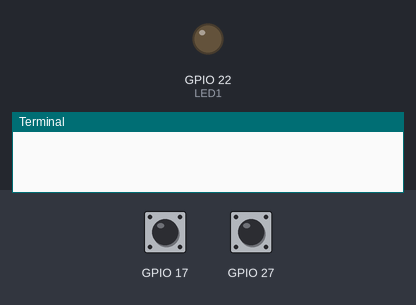
This program was run on a simulated Raspberry Pi (BCM pin numbers). Shown: output pins drawn as LEDs (lit = HIGH), the last lines printed to the terminal. Inputs (shaded band) come from the test bench; at power-on: GPIO 17 HIGH, GPIO 27 HIGH.

Above: at 1.2 s.
1.3 s: GPIO 17 pulled LOW for 0.15 s
At 2.1 s:
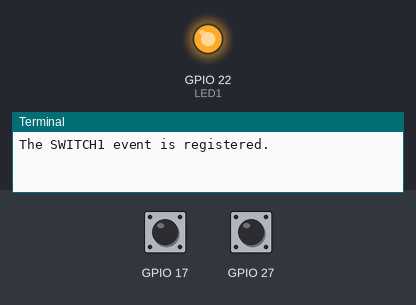
2.9 s: GPIO 17 pulled LOW for 1 s
At 3.4 s:
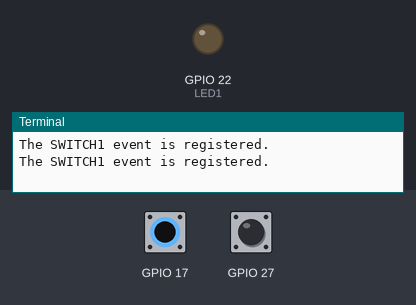
5.4 s: GPIO 17 pulled LOW for 3.2 s
At 6.5 s:
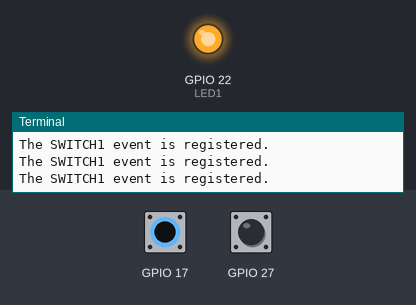
Timing chart, 0 to 8.4 s (numbered marks = the images above; inputs shaded):
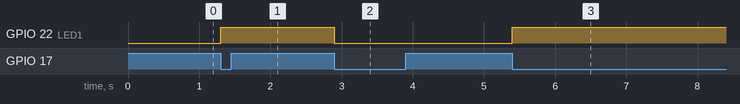

The program:

gpio_interrupts.py
```python
#!/usr/bin/python
import RPi.GPIO as GPIO
import os   # needed for system callback
import Queue
import time

SWITCH1 = 17
SWITCH2 = 27
LED1 = 22

GPIO.setmode(GPIO.BCM)
GPIO.setup(17, GPIO.IN, pull_up_down = GPIO.PUD_UP)
GPIO.setup(27, GPIO.IN, pull_up_down = GPIO.PUD_UP)
GPIO.setup(22, GPIO.OUT)

## The Queue module provides a FIFO implementation suitable for multi-threaded programming.
eventQueue = Queue.Queue()

# Define function for button press
def SWITCH1(channel): eventQueue.put('SWITCH1')
def SWITCH2(channel): eventQueue.put('SWITCH2')

# Set the interrupt - call ledSwitch function on button press - set debounce
GPIO.add_event_detect(17, GPIO.FALLING, callback = SWITCH1, bouncetime = 250)
GPIO.add_event_detect(27, GPIO.FALLING, callback = SWITCH2, bouncetime = 250)

try:
        while True:
                try:
                        event = eventQueue.get(True, 0.1)
                except Queue.Empty:
                        continue
                if event == 'SWITCH1':
                        print "The SWITCH1 event is registered."
                        ## The thing to note is that the result of GPIO.input() is a boolean value.
                        ## If the input is high, it returns True and if the input is low, it returns False.
                        ## There is no middle.
                        value = GPIO.input(LED1)                        ## Read input from port
                        if value == GPIO.HIGH:                          ## If port is released (True or 1)
                                GPIO.output(LED1, GPIO.LOW)             ## Turn off
                        else:                                           ## Else port is off
                                GPIO.output(LED1, GPIO.HIGH)            ## Turn on
                if event == 'SWITCH2':
                        print "The SWITCH2 event is registered."

except KeyboardInterrupt:
        GPIO.cleanup()
```

Measured:
- after the input at 1.3 s, GPIO 22 (LED1): LOW → HIGH at once
- after the input at 2.9 s, GPIO 22 (LED1): HIGH → LOW at once
- after the input at 5.4 s, GPIO 22 (LED1): LOW → HIGH at once
